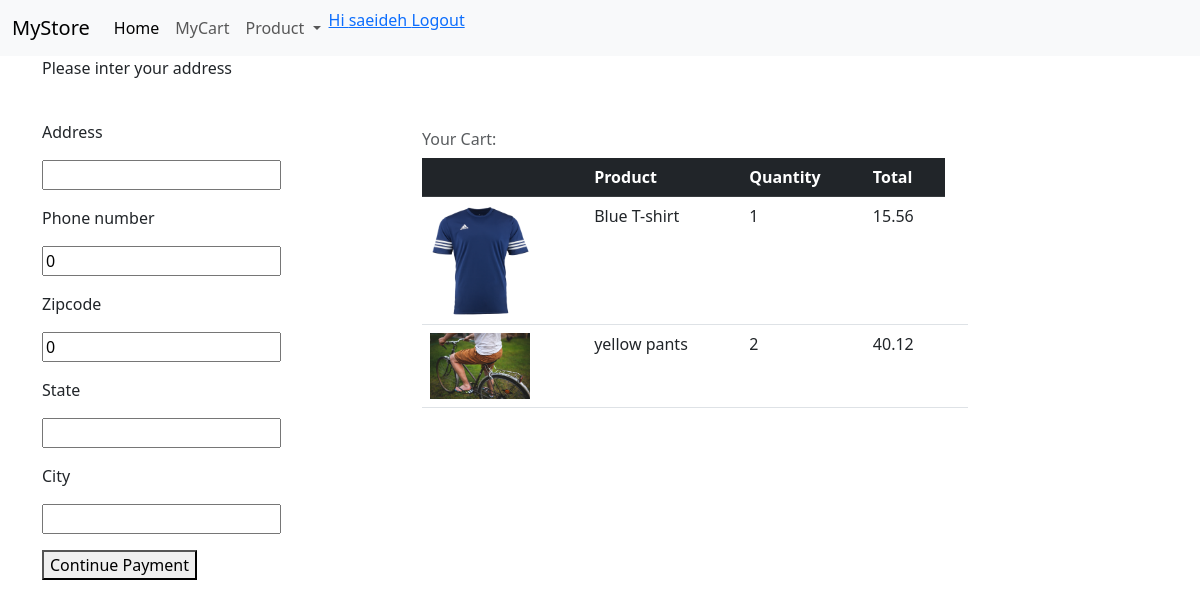
/payment/ (signed in), run on an earlier commit of the app's database.
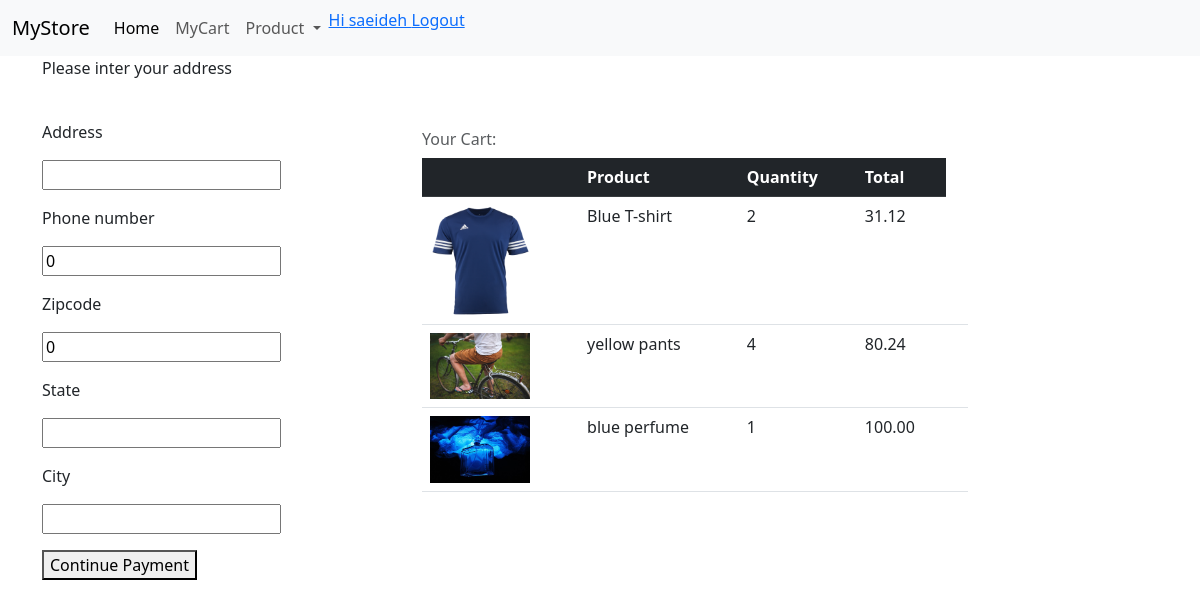
And on a later commit of the database.
### store/models.py (models this page shows, shortened)
class OrderItem(models.Model):
    order = models.ForeignKey(Order, on_delete=models.CASCADE)
    product = models.ForeignKey(Product,null=True, blank=False,
                                    on_delete=models.SET_NULL)
    quantity = models.IntegerField()
    @property
    def total_price_item(self):
        return(self.quantity * self.product.price)

class Product(models.Model):
    name = models.CharField(max_length=200)
    descriptin = models.TextField(null=True, blank=True)
    price = models.DecimalField(max_digits=10, decimal_places=2)
    digital = models.BooleanField(default=False)
    comment = models.ForeignKey(Comment, null=True,blank=True, on_delete=models.SET_NULL)
    image = models.ImageField(upload_to = "images", blank=True, null=True)
    create_date = models.DateTimeField(auto_now_add=True, null=True, blank=True)
    update_date = models.DateTimeField(auto_now=True)
    @property
    def imageUrl(self):
        try:
            url =self.image.url
        except:
            url = ''
        return url

### store/views.py (the view, shortened to what this page needs)
# urls.py: path('payment/', views.payment_page, name="payment"),
def payment_page(request):
    if request.user.is_authenticated:
        customer = request.user.customer
        order, created = Order.objects.get_or_create(customer=customer)
        order_items = order.orderitem_set.all()
        is_saved_customer = False
        if ShippinAddress.objects.filter(customer=customer).exists():
            saved_customer_address =ShippinAddress.objects.filter(customer=customer)
            is_saved_customer = True
        else:
            is_saved_customer = False
            saved_customer_address = ""
        address_form = ShippingAddressForm()
        context = {
        "order_items" : order_items,
        "order" : order,
        "address_form": address_form,
        "saved_customer_address": saved_customer_address,
        "is_saved_customer": is_saved_customer,
        }
        return render(request, "store/payment.html",context)
    else:
        context = {}
        return redirect("login")

### store/forms.py
class ShippingAddressForm(forms.ModelForm):
    class Meta:
        model = ShippinAddress
        exclude = ['customer']

### store/context_processors.py (called while the page is built)
def check_login(request):
    user = request.user
    is_logged_in = user.is_authenticated
    if is_logged_in:
        first_name = user.first_name
    else:
        first_name =""
    return {
        'is_logged_in': is_logged_in,
        'first_name':first_name ,
            }

### store/templates/store/payment.html (shortened to what this page needs)
{% extends 'store/main.html' %}
{% load static %}
{% block content %}
  <div class="container" max-width ="90%">
    <div class="row">
      <div class="col-9">
        {% if is_saved_customer %}
         Select your address
          <form method="POST" id="select_address" >
            {% csrf_token %}
            <select name="select_address" class="form-select form-select-lg mb-3" aria-label=".form-select-lg example">
              {% for address in  saved_customer_address %}
                <option value="{{address}}" >
                  {{address.city}} - {{address.address|slice:":25"}}...</option>
              {% endfor %}
            </select>
            <button type="submit" name="select_address_submit">Send For this address</button>
          </form>
        {%else%}
         <p>Please inter your address</p>
        {% endif %}
      </div>
      <div class="col-4"><br>
        <form method="POST" action="{%url "payment"%} id="addressform">
          {% for feild in address_form %}
           <p>{{feild.label}}</p>
           <p>{{feild}}</p>
          {% endfor %}
          <button type="submit" name="addressform_submit">Continue Payment</button>
        </form>
      </div>
      <div class="col-6"><br><table class="table caption-top">
        <caption>Your Cart:</caption>
        <thead class="table-dark">
          <tr>
            <th scope="col"></th>
            <th scope="col">Product</th>
            <th scope="col">Quantity</th>
            <th scope="col">Total</th>
          </tr>
        </thead>
        <tbody>
          {% for order_item in order_items %}
          <tr>
            <th scope="row"><img src="{{order_item.product.imageUrl}}" width="100" alt="{{order_item.product.name}}"></th>
            <td>{{order_item.product.name}}</td>
            <td>{{order_item.quantity}}</td>
            <td>{{order_item.total_price_item}}</td>
            <td> </div>
            {% endfor %}
    </div>
{% endblock content %}

What changed in the data, as far as the page shows it:
changed OrderItem "Blue T-shirt": quantity "1" → "2"; total_price_item "15.56" → "31.12"
changed OrderItem "yellow pants": quantity "2" → "4"; total_price_item "40.12" → "80.24"
added OrderItem: product.imageUrl (picture), product.name "blue perfume", quantity "1", total_price_item "100.00"
